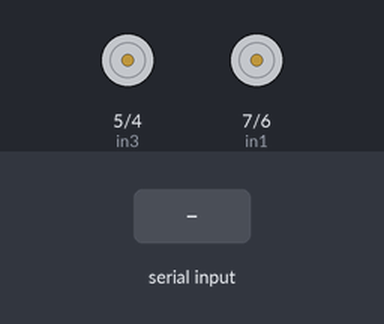
A sketch run on a simulated Arduino Uno, built with avr-gcc and run on an emulated ATmega328P. Parts: motor-driver pin pairs drawn as motors (green arrow = first pin HIGH = forward, orange = second pin HIGH = backward, longer = more drive). The test bench sets the inputs (shaded band).

Above: at 1.2 s.
1.3 s: "F" received over Serial
At 2.2 s:
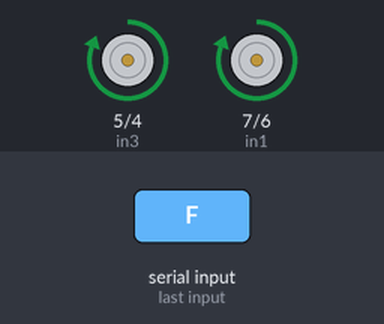
2.8 s: "B" received over Serial
At 3.3 s:
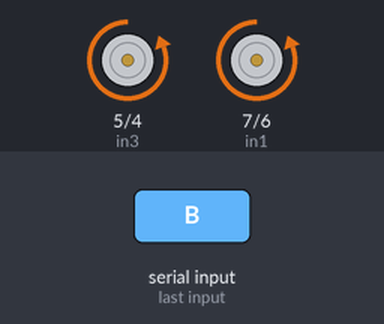
4.3 s: "L" received over Serial
At 5.5 s:
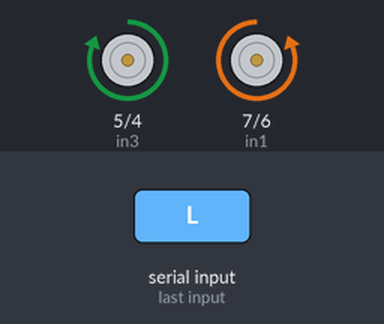
5.8 s: "R" received over Serial
At 6.8 s:
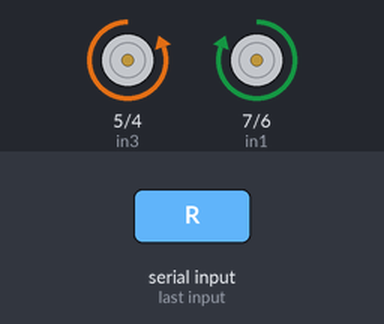
7.3 s: "S" received over Serial
At 8.0 s:
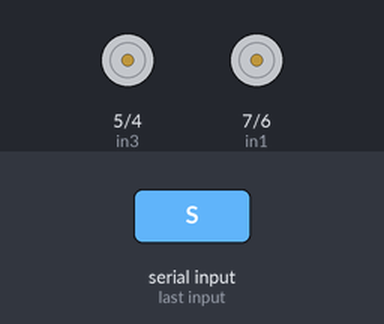
Timing chart, 0 to 9.8 s (numbered marks = the images above; inputs shaded):
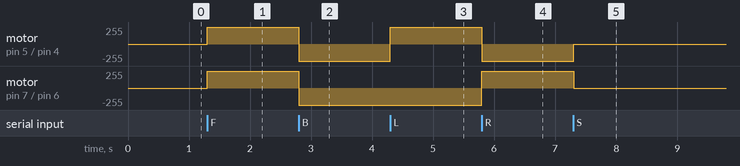

The sketch:

bluetooth_robot.ino
```cpp
#define in1 7
#define in2 6
#define in3 5
#define in4 4

char data;

void setup() {
  Serial.begin(9600);
  pinMode(in1, OUTPUT);
  pinMode(in2, OUTPUT);
  pinMode(in3, OUTPUT);
  pinMode(in4, OUTPUT);
}

void loop() {
  if (Serial.available()) {
    data = Serial.read();

    if (data == 'F') { // Forward
      digitalWrite(in1, HIGH); digitalWrite(in2, LOW);
      digitalWrite(in3, HIGH); digitalWrite(in4, LOW);
    }
    else if (data == 'B') { // Backward
      digitalWrite(in1, LOW); digitalWrite(in2, HIGH);
      digitalWrite(in3, LOW); digitalWrite(in4, HIGH);
    }
    else if (data == 'L') { // Left
      digitalWrite(in1, LOW); digitalWrite(in2, HIGH);
      digitalWrite(in3, HIGH); digitalWrite(in4, LOW);
    }
    else if (data == 'R') { // Right
      digitalWrite(in1, HIGH); digitalWrite(in2, LOW);
      digitalWrite(in3, LOW); digitalWrite(in4, HIGH);
    }
    else if (data == 'S') { // Stop
      digitalWrite(in1, LOW); digitalWrite(in2, LOW);
      digitalWrite(in3, LOW); digitalWrite(in4, LOW);
    }
  }
}
```

Measured:
- after the input at 1.3 s, motor on pin 5 (in3) / pin 4 (in4), motor on pin 7 (in1) / pin 6 (in2): stopped → forward 255/255 at once
- after the input at 2.8 s, motor on pin 5 (in3) / pin 4 (in4), motor on pin 7 (in1) / pin 6 (in2): forward 255/255 → backward 255/255 at once
- after the input at 4.3 s, motor on pin 5 (in3) / pin 4 (in4): backward 255/255 → forward 255/255 at once
- after the input at 5.8 s, motor on pin 5 (in3) / pin 4 (in4): forward 255/255 → backward 255/255 at once; motor on pin 7 (in1) / pin 6 (in2): backward 255/255 → forward 255/255 at once
- after the input at 7.3 s, motor on pin 5 (in3) / pin 4 (in4): backward 255/255 → stopped at once; motor on pin 7 (in1) / pin 6 (in2): forward 255/255 → stopped at once
